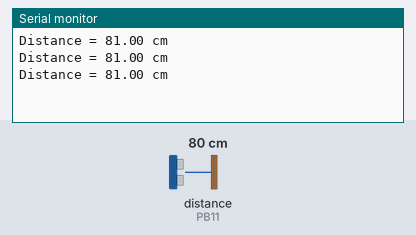
A sketch run on a simulated STM32 Blue Pill. On the bench: the last lines printed to the serial monitor. The inputs (shaded band) are chosen by the test bench; at power-on: distance to the obstacle (sensor on PB11) 80 cm. The echo pulse lasts 58.3 µs per cm.

Above: at 1.3 s.
1.4 s: distance to the obstacle (sensor on PB11) set to 4 cm
At 1.9 s:
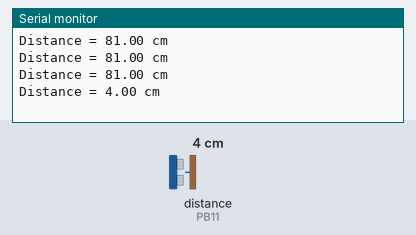
2.9 s: distance to the obstacle (sensor on PB11) set to 2 cm
At 3.4 s:
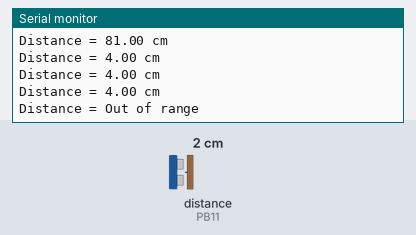

The sketch:

02Using_new_ping_library.ino
```cpp
// This uses Serial Monitor to display Range Finder distance readings

// Hook up HC-SR04 with Trig to Arduino Pin 10, Echo to Arduino pin 13
// Maximum Distance is 400 cm

// This uses Serial Monitor to display Range Finder distance readings

// Include NewPing Library
#include <NewPing.h>

// Hook up HC-SR04 with Trig to Arduino Pin 9, Echo to Arduino pin 10
#define TRIGGER_PIN PB10
#define ECHO_PIN PB11

// Maximum distance we want to ping for (in centimeters).
#define MAX_DISTANCE 400

// NewPing setup of pins and maximum distance.
NewPing sonar(TRIGGER_PIN, ECHO_PIN, MAX_DISTANCE);
float duration, distance;

void setup()
{
	Serial.begin(9600);
}

void loop()
{
	// Send ping, get distance in cm
	distance = sonar.ping_cm();
    // duration = sonar.ping();
    // distance = (duration / 2) * 0.0343;

	// Send results to Serial Monitor
	Serial.print("Distance = ");

	if (distance >= 400 || distance <= 2)
	{
		Serial.println("Out of range");
	}
	else
	{
		Serial.print(distance);
		Serial.println(" cm");
	}
	delay(500);
}
```

Measured:
- the behaviour switches between 3 and 2 cm on distance to the obstacle (sensor on PB11) (found by bisection; images 1 and 2)
- after the input at 1.4 s, the serial monitor: prints a new line after 0.12 s (image 1)
- after the input at 2.9 s, the serial monitor: prints a new line after 0.12 s (image 2)
